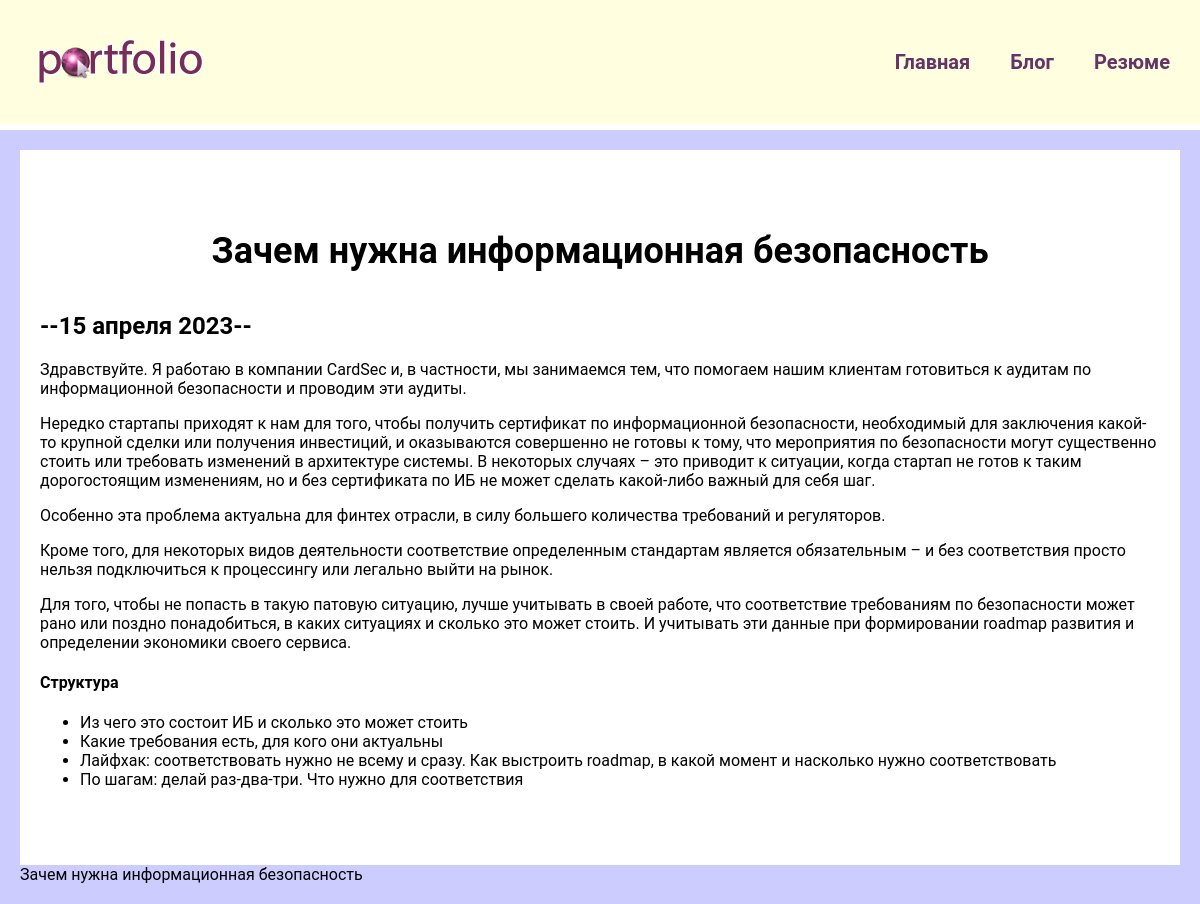
The app's page /blog/4/ with its own data.
### blog/models.py (models this page shows)
class Blog(models.Model):
    title = models.CharField(max_length=200)
    description = models.TextField()
    date = models.DateTimeField()
    def __str__(self):
        return self.title

### blog/views.py (the view)
# urls.py: path('<int:blog_id>/', views.detail, name='detail'),
def detail(request, blog_id):
    blog = get_object_or_404(Blog, pk=blog_id)
    return render(request, 'blog/details.html', {'blog': blog})

### blog/templates/blog/details.html
{% extends 'skills/base.html' %}
{% block content %}
<div class="detail">
    <h1>{{ blog.title }}</h1>
    <h2>--{{ blog.date|date:'j E Y' }}--</h2>
    {{ blog.description|safe }}
</div>
{{ blog }}
{% endblock %}

### skills/static/css/style.css (style rules this page uses)
body { background: #CCF; padding: 0; margin: 0; font-family: 'Roboto', sans-serif; }
.content h1 { text-align: center; margin: 60px 0 40px; font-size: 36px }
.detail { background: #FFF; padding: 20px 20px 60px 20px; box-sizing: border-box; }

### records on screen
Blog: title "Зачем нужна информационная безопасность", date "15 апреля 2023", description "Здравствуйте. Я работаю в компании CardSec и, в частности, мы занимаемся тем, что помогаем нашим клиентам готовиться к аудитам по информационной безопасности и проводим эти аудиты. Нередко стартапы приходят к нам для того, чтобы получить сертификат по информационной безопасности, необходимый для заключения какой-то крупной сделки или получения инвестиций, и оказываются совершенно не готовы к тому, что мероприятия по безопасности могут существенно стоить или требовать изменений в архитектуре системы. В некоторых случаях – это приводит к ситуации, когда стартап не готов к таким дорогостоящим изменениям, но и без сертификата по ИБ не может сделать какой-либо важный для себя шаг. Особенно эта…"
